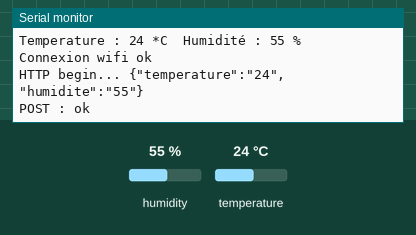
The sketch below on a simulated ESP8266 (NodeMCU). On the bench: the last lines printed to the serial monitor. Inputs (shaded band) come from the test bench; at power-on: humidity 55 %, temperature 24 °C. WiFi joins after 1.5 s; servers stay silent unless stated; uploads are accepted with an empty reply.

Above: at 18.0 s.
18.1 s: humidity set to 22 %
At 21.91 s:
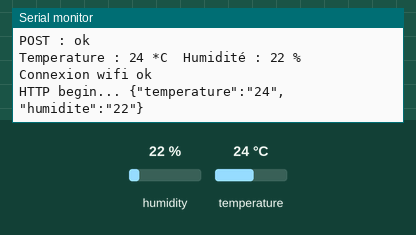
34.4 s: temperature set to 12 °C
At 43.2 s:
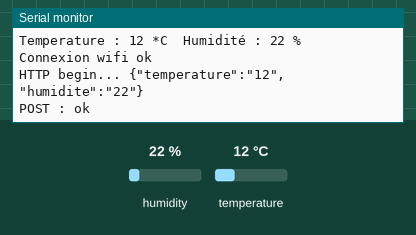
50.7 s: humidity set to 40 %
At 53.1 s:
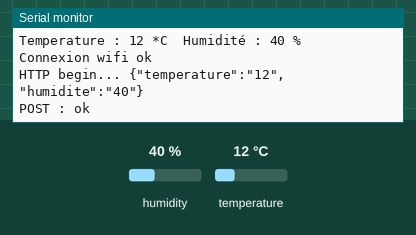
Timing chart, 0 to 54.6 s (numbered marks = the images above; inputs shaded):
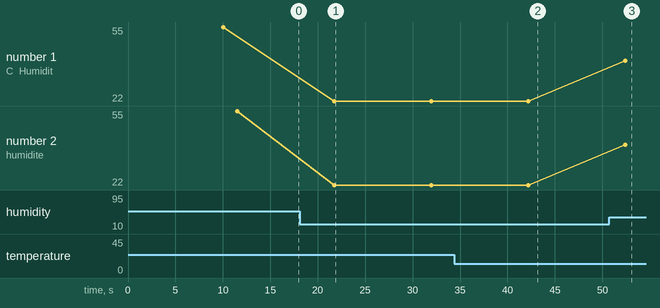

Measured:
- after the input at 18.1 s, the serial monitor: prints a new line after 3.7 s (image 1)
- after the input at 34.4 s, the serial monitor: prints a new line after 7.8 s (image 2)
- after the input at 50.7 s, the serial monitor: prints a new line after 1.7 s (image 3)
- plotted number 1: 55 → 22 after the input at 18.1 s, 22 → 40 after the input at 50.7 s
- plotted number 2: 55 → 22 after the input at 18.1 s, 22 → 40 after the input at 50.7 s

The sketch:

DHT11_nodemcu.ino
```cpp
// Déclaration des librairies
#include <DHT.h>                      // pour communiquer avec le capteur DHT
#include <ESP8266WiFi.h>              // pour le support du wifi
#include <ESP8266WiFiMulti.h>
#include <ESP8266HTTPClient.h>        // pour utliser le wifi

// Préparation du capteur DHT
#define DHTPIN 2                      // broche sur laquelle est raccordée la data du capteur (la broche 'D4' du NodeMcu correspond à la broche 2 de l'arduino)
#define DHTTYPE DHT11                 // précise la référence du capteur DHT (DHT11 ou DHT21 ou DHT22)
DHT dht(DHTPIN, DHTTYPE);             // Initialisation du capteur DHT

// Initialisation du wifi
ESP8266WiFiMulti WiFiMulti;

// fonction de démarrage
void setup() {

  // Démarrage du bus série
  Serial.begin(115200);               // vitesse
  Serial.println("Bonjour");          // écriture d'un petit message...
  Serial.println("DHT11 + VPS");
  Serial.println("");

  dht.begin();                        // Démarrage du capteur DHT11

  WiFi.mode(WIFI_STA);
  WiFiMulti.addAP("iPhone de meme", "meme1234");     // Connexion au réseau wifi

}

// boucle infinie
void loop() {

  delay(10000);                        // attendre 10 secondes

  float t = dht.readTemperature();    // mesurer la température (en ° Celsius)
  float h = dht.readHumidity();       // mesurer l'humidité (en %)

  if (isnan(h) || isnan(t)) {         // test si des valeurs ont été récupérées

    // s'il y a un problème...

    Serial.println("Failed to read from DHT sensor!");    // affiche un message d'erreur
    return;                           // quitte pour retenter une lecture

  } else {

    // si tout va bien...

    // conversion des valeurs en entier
    int temp = int(t);
    int humi = int(h);

    // affichage des valeurs dans le bus série
    Serial.print("Temperature : ");
    Serial.print(temp);
    Serial.print(" *C\t");
    Serial.print("Humidité : ");
    Serial.print(humi);
    Serial.println(" %");

    // envoi des données vers internet
    if((WiFiMulti.run() == WL_CONNECTED)) {   // Si le wifi est connecté

          Serial.println("Connexion wifi ok");

          HTTPClient http;                    // préparation d'une requète HTTP au serveur

          Serial.print("HTTP begin... ");
          http.begin("http://51.75.126.42/DHT11/store_temp.php");   // connexion au serveur

          http.addHeader("Content-Type", "application/json");    // envoi d'un entête pour préciser notre format de données : json

          String data = "{\"temperature\":\"" + String(temp) + "\",\"humidite\":\"" + String(humi) + "\"}";    // préparation du json {"temperature":"22","humidite":"55"}
          Serial.println(data);

          int httpCode = http.POST(data);    // envoi les données et récupère un code de retour

          if(httpCode == 200 ) {              // si le code de retour est bon (200)
             Serial.println("POST : ok");
          } else {                            // si le code de retour n'est pas bon (différent de 200)
             Serial.print("POST : failed, error : ");
             Serial.println(http.errorToString(httpCode).c_str());
          }
          http.end();                    // on ferme la connexion au serveur
    } else  {
        Serial.println("Echec connexion wifi");
    }
  }
}
```
